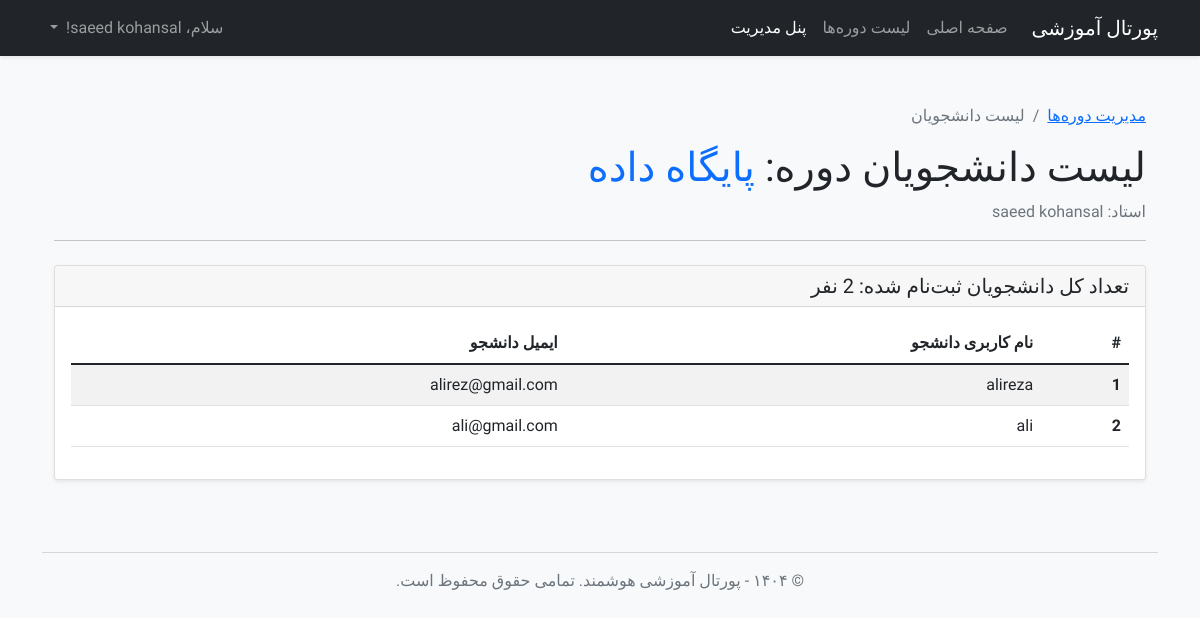
/course/3/roster (signed in), run on the app's committed database.
### app/models.py (models this page shows, shortened)
class User(UserMixin, db.Model):
    id = db.Column(db.Integer, primary_key=True)
    username = db.Column(db.String(64), index=True, unique=True, nullable=False)
    email = db.Column(db.String(120), index=True, unique=True, nullable=False)
    password_hash = db.Column(db.String(128))
    role = db.Column(db.String(20), nullable=False, default='student') # نقش‌ها: student, instructor, admin
    enrollments = db.relationship('Enrollment', backref='student', lazy='dynamic', foreign_keys='Enrollment.user_id')
    taught_courses = db.relationship('Course', backref='instructor', lazy='dynamic', foreign_keys='Course.instructor_id')

class Course(db.Model):
    id = db.Column(db.Integer, primary_key=True)
    title = db.Column(db.String(140), nullable=False)
    description = db.Column(db.Text)
    day_of_week = db.Column(db.String(20), nullable=False)
    start_time = db.Column(db.Time, nullable=False)
    end_time = db.Column(db.Time, nullable=False)
    capacity = db.Column(db.Integer, default=20)
    instructor_id = db.Column(db.Integer, db.ForeignKey('user.id'))
    enrollments = db.relationship('Enrollment', backref='course', lazy='dynamic', foreign_keys='Enrollment.course_id')

### app/routes.py (the view)
@app.route('/course/<int:course_id>/roster')
@login_required
def course_roster(course_id):
    course = Course.query.get_or_404(course_id)
    if current_user.role != 'admin' and course.instructor_id != current_user.id:
        abort(403)
    enrollments = Enrollment.query.filter_by(course_id=course.id).all()
    students = [enrollment.student for enrollment in enrollments]
    return render_template('roster.html', title=f'Roster for {course.title}', course=course, students=students)

### app/models.py (called while the page is built)
@login.user_loader
def load_user(id):
    return User.query.get(int(id))

### app/templates/roster.html
{% extends "base.html" %}
{% block content %}
<div class="container py-4">
    <nav aria-label="breadcrumb">
        <ol class="breadcrumb">
            <li class="breadcrumb-item"><a href="{{ url_for('manage_courses') }}">مدیریت دوره‌ها</a></li>
            <li class="breadcrumb-item active" aria-current="page">لیست دانشجویان</li>
        </ol>
    </nav>
    <h1 class="mb-2">لیست دانشجویان دوره: <span class="text-primary">{{ course.title }}</span></h1>
    <p class="text-muted">استاد: {{ course.instructor.username }}</p>
    <hr>
    <div class="card shadow-sm mt-4">
        <div class="card-header">
            <h5 class="mb-0">تعداد کل دانشجویان ثبت‌نام شده: {{ students|length }} نفر</h5>
        </div>
        <div class="card-body">
            {% if students %}
            <div class="table-responsive">
                <table class="table table-striped table-hover">
                    <thead>
                        <tr>
                            <th scope="col">#</th>
                            <th scope="col">نام کاربری دانشجو</th>
                            <th scope="col">ایمیل دانشجو</th>
                        </tr>
                    </thead>
                    <tbody>
                        {% for student in students %}
                        <tr>
                            <th scope="row">{{ loop.index }}</th>
                            <td>{{ student.username }}</td>
                            <td>{{ student.email }}</td>
                        </tr>
                        {% endfor %}
                    </tbody>
                </table>
            </div>
            {% else %}
            <div class="alert alert-warning">هنوز هیچ دانشجویی در این دوره ثبت‌نام نکرده است.</div>
            {% endif %}
        </div>
    </div>
</div>
{% endblock %}

### app/templates/base.html (shortened to what this page needs)
<!doctype html>
<html lang="fa" dir="rtl">
<head>
    <link href="https://cdn.jsdelivr.net/npm/bootstrap@5.1.3/dist/css/bootstrap.rtl.min.css" rel="stylesheet">
    <link rel="stylesheet" href="{{ url_for('static', filename='css/style.css') }}">
</head>
<body class="bg-light">
    <nav class="navbar navbar-expand-lg navbar-dark bg-dark shadow-sm">
        <div class="container">
            <a class="navbar-brand" href="{{ url_for('home') }}">پورتال آموزشی</a>
            <div class="collapse navbar-collapse" id="navbarNav">
                <ul class="navbar-nav me-auto mb-2 mb-lg-0">
                    <li class="nav-item">
                        <a class="nav-link" href="{{ url_for('home') }}">صفحه اصلی</a>
                    </li>
                    <li class="nav-item">
                        <a class="nav-link" href="{{ url_for('courses') }}">لیست دوره‌ها</a>
                    </li>
                    {% if current_user.is_authenticated %}
                        <li class="nav-item">
                            <a class="nav-link active" href="{{ url_for('my_dashboard') }}">
                                {% if current_user.role == 'student' %}
                                    داشبورد من
                                {% else %}
                                    پنل مدیریت
                                {% endif %}
                            </a>
                        </li>
                    {% endif %}
                </ul>
                <ul class="navbar-nav ms-auto">
                    {% if current_user.is_anonymous %}
                    <li class="nav-item">
                        <a class="nav-link" href="{{ url_for('login') }}">ورود</a>
                    </li>
                    <li class="nav-item">
                        <a class="nav-link btn btn-primary btn-sm text-white" href="{{ url_for('register') }}">ثبت‌نام</a>
                    </li>
                    {% else %}
                    <li class="nav-item dropdown">
                        <a class="nav-link dropdown-toggle" href="#" id="navbarDropdown" role="button" data-bs-toggle="dropdown">
                            سلام، {{ current_user.username }}!
                        </a>
                    </li>
                    {% endif %}
                </ul>
            </div>
        </div>
    </nav>
    <main class="container mt-4">
        {% block content %}{% endblock %}
    </main>
    <footer class="container text-center mt-5 mb-3 text-muted">
        <hr>
        <p>&copy; ۱۴۰۴ - پورتال آموزشی هوشمند. تمامی حقوق محفوظ است.</p>
    </footer>
</body>
</html>

### app/static/css/style.css (style rules this page uses)
body { font-family: 'Vazirmatn', sans-serif; font-weight: 400; }

### data on the page
User: username "saeed kohansal", instructor.username "saeed kohansal"
Course: title "پایگاه داده"
User: username "alireza", email "alirez@gmail.com"
User: username "ali", email "ali@gmail.com"
